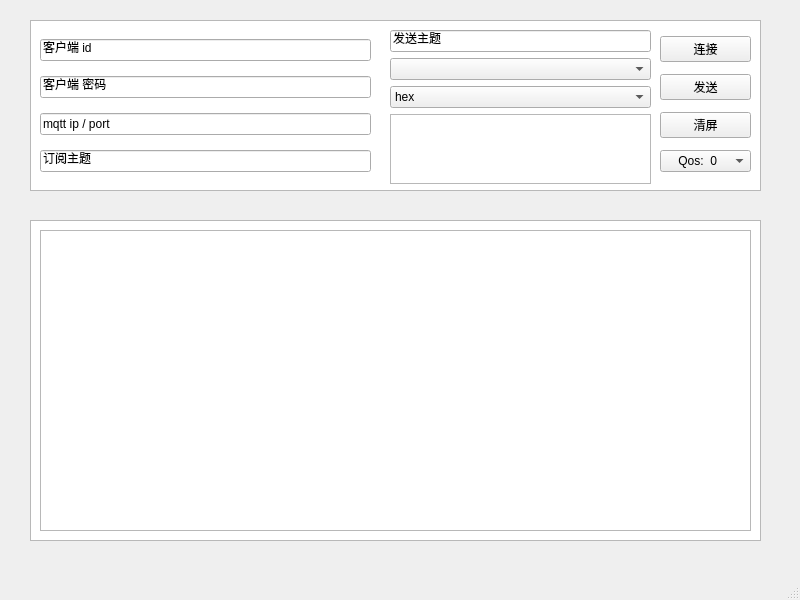
<?xml version="1.0" encoding="UTF-8"?>
<ui version="4.0">
 <class>MainWindow</class>
 <widget class="QMainWindow" name="MainWindow">
  <property name="geometry">
   <rect>
    <x>0</x>
    <y>0</y>
    <width>800</width>
    <height>600</height>
   </rect>
  </property>
  <property name="windowTitle">
   <string>MainWindow</string>
  </property>
  <widget class="QWidget" name="centralwidget">
   <widget class="QListView" name="listView">
    <property name="geometry">
     <rect>
      <x>30</x>
      <y>20</y>
      <width>731</width>
      <height>171</height>
     </rect>
    </property>
   </widget>
   <widget class="QListWidget" name="listWidget">
    <property name="geometry">
     <rect>
      <x>30</x>
      <y>220</y>
      <width>731</width>
      <height>321</height>
     </rect>
    </property>
   </widget>
   <widget class="QTextBrowser" name="textBrowser">
    <property name="geometry">
     <rect>
      <x>40</x>
      <y>230</y>
      <width>711</width>
      <height>301</height>
     </rect>
    </property>
   </widget>
   <widget class="QWidget" name="verticalLayoutWidget">
    <property name="geometry">
     <rect>
      <x>40</x>
      <y>30</y>
      <width>331</width>
      <height>151</height>
     </rect>
    </property>
    <layout class="QVBoxLayout" name="verticalLayout_2">
     <item>
      <widget class="QLineEdit" name="lineEdit">
       <property name="text">
        <string>客户端 id</string>
       </property>
      </widget>
     </item>
     <item>
      <widget class="QLineEdit" name="lineEdit_2">
       <property name="text">
        <string>客户端 密码</string>
       </property>
      </widget>
     </item>
     <item>
      <widget class="QLineEdit" name="lineEdit_3">
       <property name="text">
        <string>mqtt ip / port</string>
       </property>
      </widget>
     </item>
     <item>
      <widget class="QLineEdit" name="lineEdit_4">
       <property name="text">
        <string>订阅主题</string>
       </property>
      </widget>
     </item>
    </layout>
   </widget>
   <widget class="QWidget" name="verticalLayoutWidget_2">
    <property name="geometry">
     <rect>
      <x>390</x>
      <y>30</y>
      <width>261</width>
      <height>154</height>
     </rect>
    </property>
    <layout class="QVBoxLayout" name="verticalLayout_5">
     <item>
      <widget class="QLineEdit" name="lineEdit_5">
       <property name="text">
        <string>发送主题</string>
       </property>
      </widget>
     </item>
     <item>
      <widget class="QComboBox" name="comboBox"/>
     </item>
     <item>
      <widget class="QComboBox" name="comboBox_2">
       <item>
        <property name="text">
         <string>hex</string>
        </property>
       </item>
       <item>
        <property name="text">
         <string>text</string>
        </property>
       </item>
      </widget>
     </item>
     <item>
      <widget class="QTextBrowser" name="textBrowser_2"/>
     </item>
    </layout>
   </widget>
   <widget class="QWidget" name="verticalLayoutWidget_3">
    <property name="geometry">
     <rect>
      <x>660</x>
      <y>30</y>
      <width>91</width>
      <height>151</height>
     </rect>
    </property>
    <layout class="QVBoxLayout" name="verticalLayout_6">
     <item>
      <widget class="QPushButton" name="pushButton">
       <property name="text">
        <string>连接</string>
       </property>
      </widget>
     </item>
     <item>
      <widget class="QPushButton" name="pushButton_2">
       <property name="text">
        <string>发送</string>
       </property>
      </widget>
     </item>
     <item>
      <widget class="QPushButton" name="pushButton_3">
       <property name="text">
        <string>清屏</string>
       </property>
      </widget>
     </item>
     <item>
      <widget class="QComboBox" name="comboBox_3">
       <item>
        <property name="text">
         <string>    Qos:  0</string>
        </property>
       </item>
       <item>
        <property name="text">
         <string>    Qos:  1</string>
        </property>
       </item>
       <item>
        <property name="text">
         <string>    Qos:  2</string>
        </property>
       </item>
      </widget>
     </item>
    </layout>
   </widget>
  </widget>
  <widget class="QMenuBar" name="menubar">
   <property name="geometry">
    <rect>
     <x>0</x>
     <y>0</y>
     <width>800</width>
     <height>21</height>
    </rect>
   </property>
  </widget>
  <widget class="QStatusBar" name="statusbar"/>
 </widget>
 <resources/>
 <connections/>
</ui>
